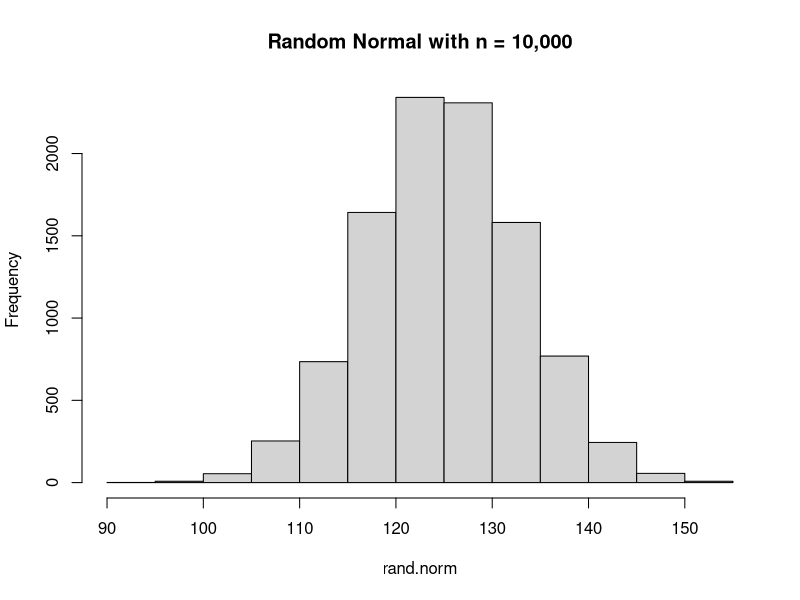
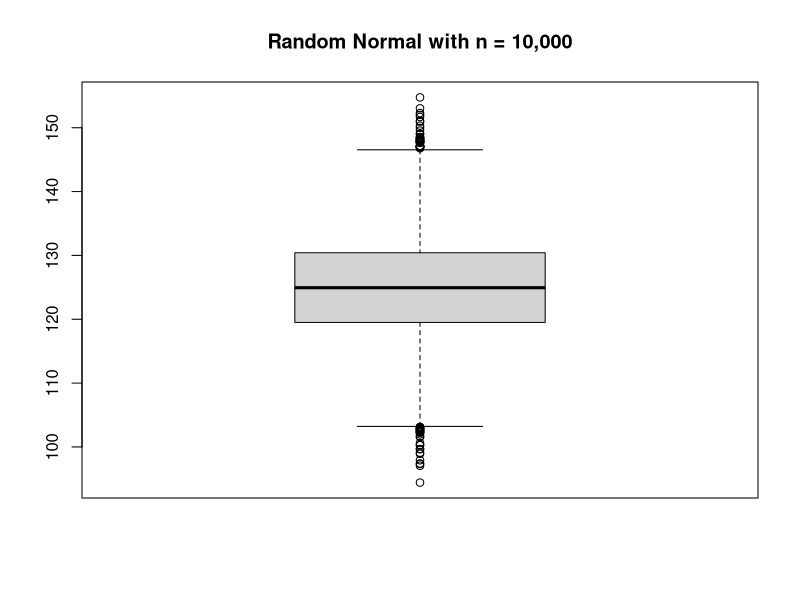
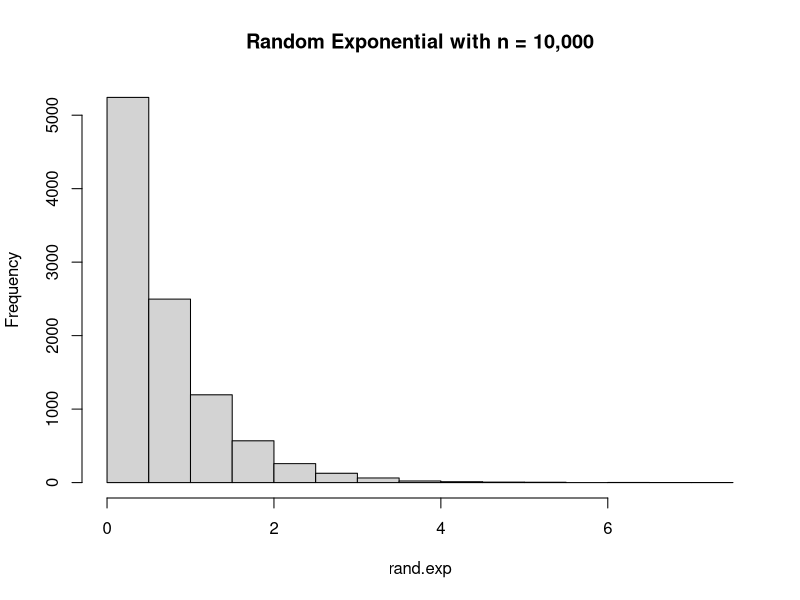
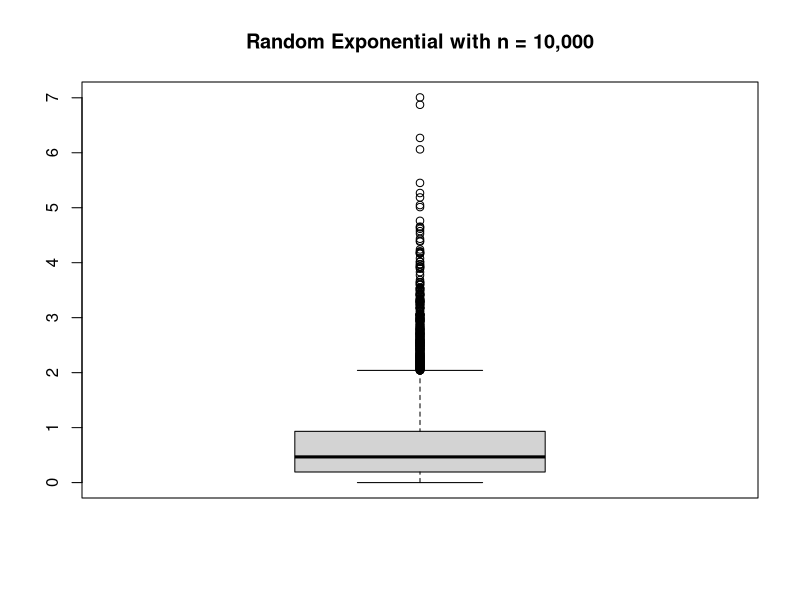

Here is the R script that generated these plots, in order:
## ---- chunk 1
knitr::opts_chunk$set(echo = TRUE, include = TRUE)
## ---- chunk 2
set.seed(8675309)

rand.norm <- rnorm(10000, 125, 8)
rand.exp <- rexp(10000, 1.5)
head(rand.norm)
head(rand.exp)
## ---- chunk 3
rand.norm.mean <- mean(rand.norm)
rand.norm.sd <- sd(rand.norm)
rand.norm.mean
rand.norm.sd

rand.exp.mean <- mean(rand.exp)
rand.exp.sd <- sd(rand.exp)
rand.exp.mean
rand.exp.sd
## ---- chunk 4
hist(rand.norm, main = "Random Normal with n = 10,000")
boxplot(rand.norm, main = "Random Normal with n = 10,000")

hist(rand.exp, main = "Random Exponential with n = 10,000")
boxplot(rand.exp, main = "Random Exponential with n = 10,000")
